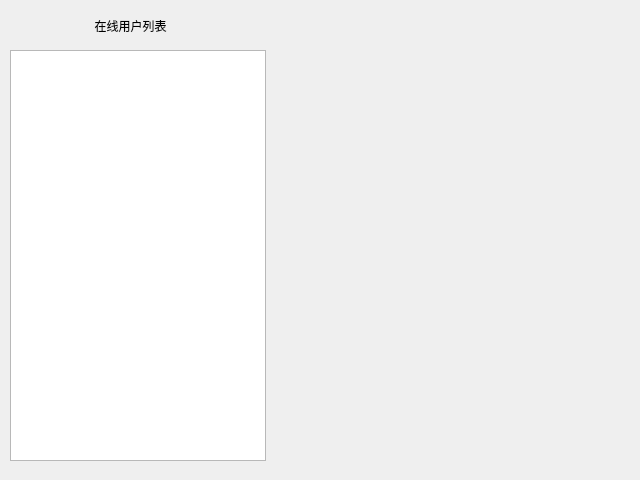
<?xml version="1.0" encoding="UTF-8"?>
<ui version="4.0">
 <class>UserWindow</class>
 <widget class="QWidget" name="UserWindow">
  <property name="geometry">
   <rect>
    <x>0</x>
    <y>0</y>
    <width>640</width>
    <height>480</height>
   </rect>
  </property>
  <property name="windowTitle">
   <string>Form</string>
  </property>
  <widget class="QListWidget" name="userList">
   <property name="geometry">
    <rect>
     <x>10</x>
     <y>50</y>
     <width>256</width>
     <height>411</height>
    </rect>
   </property>
  </widget>
  <widget class="QLabel" name="label">
   <property name="geometry">
    <rect>
     <x>50</x>
     <y>10</y>
     <width>161</width>
     <height>31</height>
    </rect>
   </property>
   <property name="text">
    <string>在线用户列表</string>
   </property>
   <property name="alignment">
    <set>Qt::AlignCenter</set>
   </property>
  </widget>
 </widget>
 <resources/>
 <connections/>
</ui>
